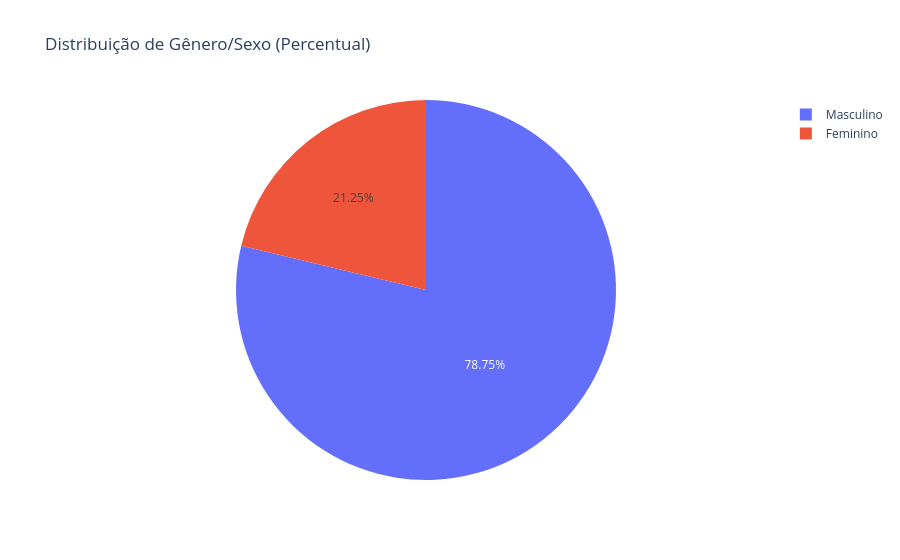

The cell this chart's notebook holds for it:
### Code cell
# Gráfico de pizza em plotly com valores relativos
fig = px.pie(
    distribuicao_sexo_percentual, 
    names=distribuicao_sexo_percentual.index, 
    values=distribuicao_sexo_percentual.values, 
    title='Distribuição de Gênero/Sexo (Percentual)'
)
# adicionar o valor dentro das fatias, limpar o fundo e tirar a grade
fig.update_traces(texttemplate='%{value:.2f}%', textposition='inside')
fig.update_layout(
    plot_bgcolor='white'
)
fig.show()

### Figure 1 — Plotly figure (JSON) as saved in the notebook; plotly's stock layout.template omitted (floating-point values rounded to 4 significant figures)
{"data": [{"domain": {"x": [0, 1], "y": [0, 1]}, "hovertemplate": "label=%{label}<br>value=%{value}<extra></extra>", "labels": ["Masculino", "Feminino"], "legendgroup": "", "name": "", "showlegend": true, "textposition": "inside", "texttemplate": "%{value:.2f}%", "type": "pie", "values": [78.75, 21.25]}], "layout": {"legend": {"tracegroupgap": 0}, "plot_bgcolor": "white", "title": {"text": "Distribuição de Gênero/Sexo (Percentual)"}}}
